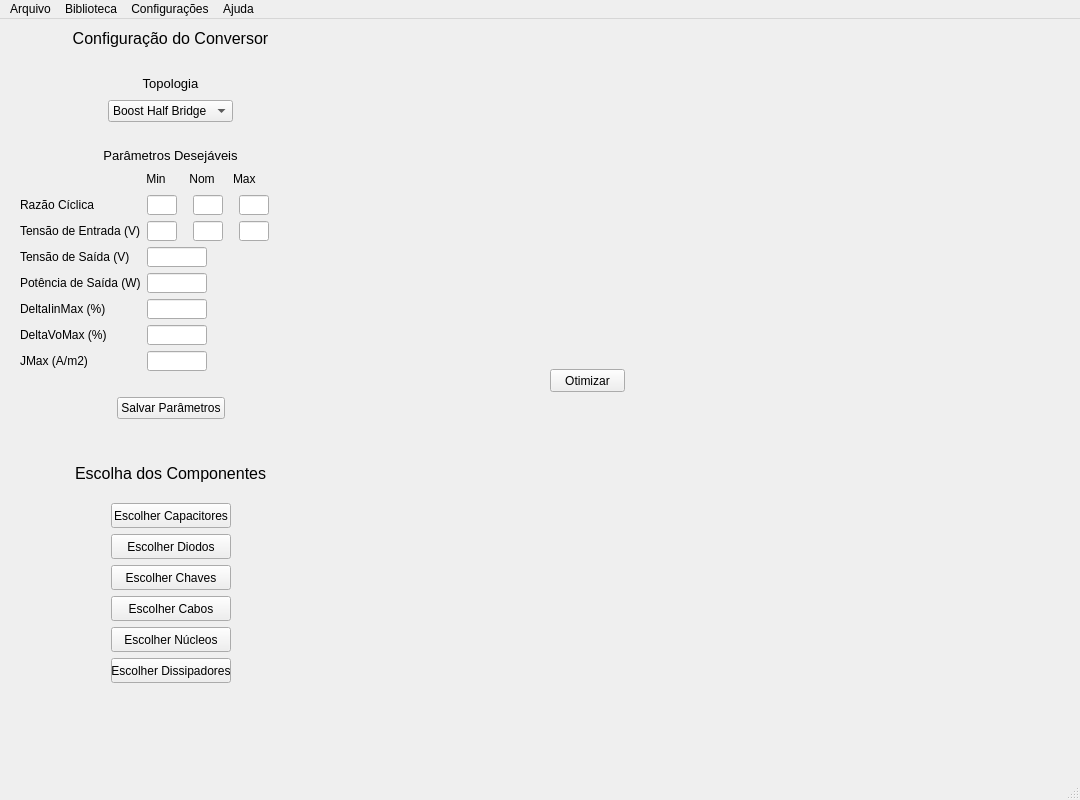
<?xml version="1.0" encoding="UTF-8"?>
<ui version="4.0">
 <author>Carlos Bonifácio</author>
 <class>MainWindow</class>
 <widget class="QMainWindow" name="MainWindow">
  <property name="geometry">
   <rect>
    <x>0</x>
    <y>0</y>
    <width>1080</width>
    <height>800</height>
   </rect>
  </property>
  <property name="sizePolicy">
   <sizepolicy hsizetype="Expanding" vsizetype="Expanding">
    <horstretch>0</horstretch>
    <verstretch>0</verstretch>
   </sizepolicy>
  </property>
  <property name="minimumSize">
   <size>
    <width>1080</width>
    <height>800</height>
   </size>
  </property>
  <property name="windowTitle">
   <string>MainWindow</string>
  </property>
  <widget class="QWidget" name="centralwidget">
   <property name="minimumSize">
    <size>
     <width>1080</width>
     <height>1080</height>
    </size>
   </property>
   <property name="maximumSize">
    <size>
     <width>1080</width>
     <height>1080</height>
    </size>
   </property>
   <widget class="MplWidget" name="graphWidget" native="true">
    <property name="geometry">
     <rect>
      <x>410</x>
      <y>390</y>
      <width>360</width>
      <height>280</height>
     </rect>
    </property>
    <property name="minimumSize">
     <size>
      <width>360</width>
      <height>280</height>
     </size>
    </property>
   </widget>
   <widget class="QWidget" name="layoutWidget">
    <property name="geometry">
     <rect>
      <x>20</x>
      <y>10</y>
      <width>301</width>
      <height>693</height>
     </rect>
    </property>
    <layout class="QVBoxLayout" name="verticalLayout">
     <item>
      <widget class="QLabel" name="label_ConfiguracoesDoOtimizador_2">
       <property name="text">
        <string>&lt;html&gt;&lt;head/&gt;&lt;body&gt;&lt;p&gt;&lt;span style=&quot; font-size:12pt;&quot;&gt;Configuração do Conversor&lt;/span&gt;&lt;/p&gt;&lt;/body&gt;&lt;/html&gt;</string>
       </property>
       <property name="alignment">
        <set>Qt::AlignCenter</set>
       </property>
      </widget>
     </item>
     <item>
      <spacer name="verticalSpacer_3">
       <property name="orientation">
        <enum>Qt::Vertical</enum>
       </property>
       <property name="sizeType">
        <enum>QSizePolicy::Fixed</enum>
       </property>
       <property name="sizeHint" stdset="0">
        <size>
         <width>20</width>
         <height>20</height>
        </size>
       </property>
      </spacer>
     </item>
     <item>
      <layout class="QVBoxLayout" name="verticalLayout_2">
       <item>
        <layout class="QHBoxLayout" name="horizontalLayout_10">
         <item>
          <spacer name="horizontalSpacer_11">
           <property name="orientation">
            <enum>Qt::Horizontal</enum>
           </property>
           <property name="sizeHint" stdset="0">
            <size>
             <width>40</width>
             <height>20</height>
            </size>
           </property>
          </spacer>
         </item>
         <item>
          <widget class="QLabel" name="label_Topologia">
           <property name="text">
            <string>&lt;html&gt;&lt;head/&gt;&lt;body&gt;&lt;p align=&quot;center&quot;&gt;&lt;span style=&quot; font-size:10pt;&quot;&gt;Topologia&lt;/span&gt;&lt;/p&gt;&lt;/body&gt;&lt;/html&gt;</string>
           </property>
          </widget>
         </item>
         <item>
          <spacer name="horizontalSpacer_12">
           <property name="orientation">
            <enum>Qt::Horizontal</enum>
           </property>
           <property name="sizeHint" stdset="0">
            <size>
             <width>40</width>
             <height>20</height>
            </size>
           </property>
          </spacer>
         </item>
        </layout>
       </item>
       <item>
        <layout class="QHBoxLayout" name="horizontalLayout_11">
         <item>
          <spacer name="horizontalSpacer_9">
           <property name="orientation">
            <enum>Qt::Horizontal</enum>
           </property>
           <property name="sizeHint" stdset="0">
            <size>
             <width>40</width>
             <height>20</height>
            </size>
           </property>
          </spacer>
         </item>
         <item>
          <widget class="QComboBox" name="comboBox">
           <item>
            <property name="text">
             <string>Boost Half Bridge</string>
            </property>
           </item>
          </widget>
         </item>
         <item>
          <spacer name="horizontalSpacer_10">
           <property name="orientation">
            <enum>Qt::Horizontal</enum>
           </property>
           <property name="sizeHint" stdset="0">
            <size>
             <width>40</width>
             <height>20</height>
            </size>
           </property>
          </spacer>
         </item>
        </layout>
       </item>
      </layout>
     </item>
     <item>
      <spacer name="verticalSpacer">
       <property name="orientation">
        <enum>Qt::Vertical</enum>
       </property>
       <property name="sizeType">
        <enum>QSizePolicy::Fixed</enum>
       </property>
       <property name="sizeHint" stdset="0">
        <size>
         <width>20</width>
         <height>20</height>
        </size>
       </property>
      </spacer>
     </item>
     <item>
      <widget class="QLabel" name="label_ConfiguracoesDoOtimizador_3">
       <property name="text">
        <string>&lt;html&gt;&lt;head/&gt;&lt;body&gt;&lt;p align=&quot;center&quot;&gt;&lt;span style=&quot; font-size:10pt;&quot;&gt;Parâmetros Desejáveis&lt;/span&gt;&lt;/p&gt;&lt;/body&gt;&lt;/html&gt;</string>
       </property>
       <property name="alignment">
        <set>Qt::AlignCenter</set>
       </property>
      </widget>
     </item>
     <item>
      <layout class="QHBoxLayout" name="horizontalLayout_8">
       <item>
        <spacer name="horizontalSpacer_6">
         <property name="orientation">
          <enum>Qt::Horizontal</enum>
         </property>
         <property name="sizeType">
          <enum>QSizePolicy::Fixed</enum>
         </property>
         <property name="sizeHint" stdset="0">
          <size>
           <width>121</width>
           <height>10</height>
          </size>
         </property>
        </spacer>
       </item>
       <item>
        <widget class="QLabel" name="label">
         <property name="minimumSize">
          <size>
           <width>30</width>
           <height>10</height>
          </size>
         </property>
         <property name="maximumSize">
          <size>
           <width>16777215</width>
           <height>20</height>
          </size>
         </property>
         <property name="contextMenuPolicy">
          <enum>Qt::NoContextMenu</enum>
         </property>
         <property name="acceptDrops">
          <bool>false</bool>
         </property>
         <property name="text">
          <string>Min</string>
         </property>
         <property name="alignment">
          <set>Qt::AlignCenter</set>
         </property>
        </widget>
       </item>
       <item>
        <spacer name="horizontalSpacer_20">
         <property name="orientation">
          <enum>Qt::Horizontal</enum>
         </property>
         <property name="sizeType">
          <enum>QSizePolicy::Fixed</enum>
         </property>
         <property name="sizeHint" stdset="0">
          <size>
           <width>10</width>
           <height>20</height>
          </size>
         </property>
        </spacer>
       </item>
       <item>
        <widget class="QLabel" name="label_2">
         <property name="minimumSize">
          <size>
           <width>30</width>
           <height>10</height>
          </size>
         </property>
         <property name="maximumSize">
          <size>
           <width>30</width>
           <height>20</height>
          </size>
         </property>
         <property name="text">
          <string>Nom</string>
         </property>
         <property name="alignment">
          <set>Qt::AlignCenter</set>
         </property>
        </widget>
       </item>
       <item>
        <spacer name="horizontalSpacer_21">
         <property name="orientation">
          <enum>Qt::Horizontal</enum>
         </property>
         <property name="sizeType">
          <enum>QSizePolicy::Fixed</enum>
         </property>
         <property name="sizeHint" stdset="0">
          <size>
           <width>10</width>
           <height>20</height>
          </size>
         </property>
        </spacer>
       </item>
       <item>
        <widget class="QLabel" name="label_3">
         <property name="minimumSize">
          <size>
           <width>30</width>
           <height>10</height>
          </size>
         </property>
         <property name="maximumSize">
          <size>
           <width>30</width>
           <height>20</height>
          </size>
         </property>
         <property name="text">
          <string>Max</string>
         </property>
         <property name="alignment">
          <set>Qt::AlignLeading|Qt::AlignLeft|Qt::AlignVCenter</set>
         </property>
        </widget>
       </item>
       <item>
        <spacer name="horizontalSpacer_15">
         <property name="orientation">
          <enum>Qt::Horizontal</enum>
         </property>
         <property name="sizeHint" stdset="0">
          <size>
           <width>20</width>
           <height>20</height>
          </size>
         </property>
        </spacer>
       </item>
      </layout>
     </item>
     <item>
      <layout class="QHBoxLayout" name="horizontalLayout_2">
       <item>
        <widget class="QLabel" name="label_Vin_2">
         <property name="sizePolicy">
          <sizepolicy hsizetype="Fixed" vsizetype="Fixed">
           <horstretch>0</horstretch>
           <verstretch>0</verstretch>
          </sizepolicy>
         </property>
         <property name="minimumSize">
          <size>
           <width>121</width>
           <height>20</height>
          </size>
         </property>
         <property name="maximumSize">
          <size>
           <width>121</width>
           <height>20</height>
          </size>
         </property>
         <property name="text">
          <string>Razão Cíclica</string>
         </property>
        </widget>
       </item>
       <item>
        <widget class="QLineEdit" name="input_Dmin">
         <property name="minimumSize">
          <size>
           <width>30</width>
           <height>20</height>
          </size>
         </property>
         <property name="maximumSize">
          <size>
           <width>30</width>
           <height>20</height>
          </size>
         </property>
        </widget>
       </item>
       <item>
        <spacer name="horizontalSpacer_16">
         <property name="orientation">
          <enum>Qt::Horizontal</enum>
         </property>
         <property name="sizeType">
          <enum>QSizePolicy::Fixed</enum>
         </property>
         <property name="sizeHint" stdset="0">
          <size>
           <width>10</width>
           <height>20</height>
          </size>
         </property>
        </spacer>
       </item>
       <item>
        <widget class="QLineEdit" name="input_D">
         <property name="minimumSize">
          <size>
           <width>30</width>
           <height>20</height>
          </size>
         </property>
         <property name="maximumSize">
          <size>
           <width>30</width>
           <height>20</height>
          </size>
         </property>
        </widget>
       </item>
       <item>
        <spacer name="horizontalSpacer_17">
         <property name="orientation">
          <enum>Qt::Horizontal</enum>
         </property>
         <property name="sizeType">
          <enum>QSizePolicy::Fixed</enum>
         </property>
         <property name="sizeHint" stdset="0">
          <size>
           <width>10</width>
           <height>20</height>
          </size>
         </property>
        </spacer>
       </item>
       <item>
        <widget class="QLineEdit" name="input_Dmax">
         <property name="minimumSize">
          <size>
           <width>30</width>
           <height>20</height>
          </size>
         </property>
         <property name="maximumSize">
          <size>
           <width>30</width>
           <height>20</height>
          </size>
         </property>
        </widget>
       </item>
       <item>
        <spacer name="horizontalSpacer_14">
         <property name="orientation">
          <enum>Qt::Horizontal</enum>
         </property>
         <property name="sizeHint" stdset="0">
          <size>
           <width>40</width>
           <height>20</height>
          </size>
         </property>
        </spacer>
       </item>
      </layout>
     </item>
     <item>
      <layout class="QHBoxLayout" name="horizontalLayout">
       <item>
        <widget class="QLabel" name="label_Vin">
         <property name="sizePolicy">
          <sizepolicy hsizetype="Fixed" vsizetype="Fixed">
           <horstretch>0</horstretch>
           <verstretch>0</verstretch>
          </sizepolicy>
         </property>
         <property name="minimumSize">
          <size>
           <width>121</width>
           <height>20</height>
          </size>
         </property>
         <property name="maximumSize">
          <size>
           <width>121</width>
           <height>20</height>
          </size>
         </property>
         <property name="text">
          <string>Tensão de Entrada (V)</string>
         </property>
        </widget>
       </item>
       <item>
        <widget class="QLineEdit" name="input_VinMin">
         <property name="minimumSize">
          <size>
           <width>30</width>
           <height>20</height>
          </size>
         </property>
         <property name="maximumSize">
          <size>
           <width>30</width>
           <height>20</height>
          </size>
         </property>
        </widget>
       </item>
       <item>
        <spacer name="horizontalSpacer_18">
         <property name="orientation">
          <enum>Qt::Horizontal</enum>
         </property>
         <property name="sizeType">
          <enum>QSizePolicy::Fixed</enum>
         </property>
         <property name="sizeHint" stdset="0">
          <size>
           <width>10</width>
           <height>20</height>
          </size>
         </property>
        </spacer>
       </item>
       <item>
        <widget class="QLineEdit" name="input_Vin">
         <property name="minimumSize">
          <size>
           <width>30</width>
           <height>20</height>
          </size>
         </property>
         <property name="maximumSize">
          <size>
           <width>30</width>
           <height>20</height>
          </size>
         </property>
        </widget>
       </item>
       <item>
        <spacer name="horizontalSpacer_19">
         <property name="orientation">
          <enum>Qt::Horizontal</enum>
         </property>
         <property name="sizeType">
          <enum>QSizePolicy::Fixed</enum>
         </property>
         <property name="sizeHint" stdset="0">
          <size>
           <width>10</width>
           <height>20</height>
          </size>
         </property>
        </spacer>
       </item>
       <item>
        <widget class="QLineEdit" name="input_VinMax">
         <property name="minimumSize">
          <size>
           <width>30</width>
           <height>20</height>
          </size>
         </property>
         <property name="maximumSize">
          <size>
           <width>30</width>
           <height>20</height>
          </size>
         </property>
        </widget>
       </item>
       <item>
        <spacer name="horizontalSpacer_13">
         <property name="orientation">
          <enum>Qt::Horizontal</enum>
         </property>
         <property name="sizeHint" stdset="0">
          <size>
           <width>40</width>
           <height>20</height>
          </size>
         </property>
        </spacer>
       </item>
      </layout>
     </item>
     <item>
      <layout class="QHBoxLayout" name="horizontalLayout_3">
       <item>
        <widget class="QLabel" name="label_Vo">
         <property name="sizePolicy">
          <sizepolicy hsizetype="Fixed" vsizetype="Fixed">
           <horstretch>0</horstretch>
           <verstretch>0</verstretch>
          </sizepolicy>
         </property>
         <property name="minimumSize">
          <size>
           <width>121</width>
           <height>20</height>
          </size>
         </property>
         <property name="maximumSize">
          <size>
           <width>121</width>
           <height>20</height>
          </size>
         </property>
         <property name="text">
          <string>Tensão de Saída (V)</string>
         </property>
        </widget>
       </item>
       <item>
        <widget class="QLineEdit" name="input_Vo">
         <property name="maximumSize">
          <size>
           <width>60</width>
           <height>20</height>
          </size>
         </property>
        </widget>
       </item>
       <item>
        <spacer name="horizontalSpacer">
         <property name="orientation">
          <enum>Qt::Horizontal</enum>
         </property>
         <property name="sizeHint" stdset="0">
          <size>
           <width>40</width>
           <height>20</height>
          </size>
         </property>
        </spacer>
       </item>
      </layout>
     </item>
     <item>
      <layout class="QHBoxLayout" name="horizontalLayout_4">
       <item>
        <widget class="QLabel" name="label_Vo_2">
         <property name="sizePolicy">
          <sizepolicy hsizetype="Fixed" vsizetype="Fixed">
           <horstretch>0</horstretch>
           <verstretch>0</verstretch>
          </sizepolicy>
         </property>
         <property name="minimumSize">
          <size>
           <width>121</width>
           <height>20</height>
          </size>
         </property>
         <property name="maximumSize">
          <size>
           <width>121</width>
           <height>20</height>
          </size>
         </property>
         <property name="text">
          <string>Potência de Saída (W)</string>
         </property>
        </widget>
       </item>
       <item>
        <widget class="QLineEdit" name="input_Po">
         <property name="maximumSize">
          <size>
           <width>60</width>
           <height>20</height>
          </size>
         </property>
        </widget>
       </item>
       <item>
        <spacer name="horizontalSpacer_2">
         <property name="orientation">
          <enum>Qt::Horizontal</enum>
         </property>
         <property name="sizeHint" stdset="0">
          <size>
           <width>40</width>
           <height>20</height>
          </size>
         </property>
        </spacer>
       </item>
      </layout>
     </item>
     <item>
      <layout class="QHBoxLayout" name="horizontalLayout_5">
       <item>
        <widget class="QLabel" name="label_DeltaIin">
         <property name="sizePolicy">
          <sizepolicy hsizetype="Fixed" vsizetype="Fixed">
           <horstretch>0</horstretch>
           <verstretch>0</verstretch>
          </sizepolicy>
         </property>
         <property name="minimumSize">
          <size>
           <width>121</width>
           <height>20</height>
          </size>
         </property>
         <property name="maximumSize">
          <size>
           <width>121</width>
           <height>20</height>
          </size>
         </property>
         <property name="text">
          <string>DeltaIinMax (%)</string>
         </property>
        </widget>
       </item>
       <item>
        <widget class="QLineEdit" name="input_DeltaIin">
         <property name="maximumSize">
          <size>
           <width>60</width>
           <height>20</height>
          </size>
         </property>
        </widget>
       </item>
       <item>
        <spacer name="horizontalSpacer_3">
         <property name="orientation">
          <enum>Qt::Horizontal</enum>
         </property>
         <property name="sizeHint" stdset="0">
          <size>
           <width>40</width>
           <height>20</height>
          </size>
         </property>
        </spacer>
       </item>
      </layout>
     </item>
     <item>
      <layout class="QHBoxLayout" name="horizontalLayout_6">
       <item>
        <widget class="QLabel" name="label_DeltaVo">
         <property name="sizePolicy">
          <sizepolicy hsizetype="Fixed" vsizetype="Fixed">
           <horstretch>0</horstretch>
           <verstretch>0</verstretch>
          </sizepolicy>
         </property>
         <property name="minimumSize">
          <size>
           <width>121</width>
           <height>20</height>
          </size>
         </property>
         <property name="maximumSize">
          <size>
           <width>121</width>
           <height>20</height>
          </size>
         </property>
         <property name="text">
          <string>DeltaVoMax (%)</string>
         </property>
        </widget>
       </item>
       <item>
        <widget class="QLineEdit" name="input_DeltaVo">
         <property name="maximumSize">
          <size>
           <width>60</width>
           <height>20</height>
          </size>
         </property>
        </widget>
       </item>
       <item>
        <spacer name="horizontalSpacer_4">
         <property name="orientation">
          <enum>Qt::Horizontal</enum>
         </property>
         <property name="sizeHint" stdset="0">
          <size>
           <width>40</width>
           <height>20</height>
          </size>
         </property>
        </spacer>
       </item>
      </layout>
     </item>
     <item>
      <layout class="QHBoxLayout" name="horizontalLayout_7">
       <item>
        <widget class="QLabel" name="label_JMax">
         <property name="sizePolicy">
          <sizepolicy hsizetype="Fixed" vsizetype="Fixed">
           <horstretch>0</horstretch>
           <verstretch>0</verstretch>
          </sizepolicy>
         </property>
         <property name="minimumSize">
          <size>
           <width>121</width>
           <height>20</height>
          </size>
         </property>
         <property name="maximumSize">
          <size>
           <width>121</width>
           <height>20</height>
          </size>
         </property>
         <property name="text">
          <string>JMax (A/m2)</string>
         </property>
        </widget>
       </item>
       <item>
        <widget class="QLineEdit" name="input_JMax">
         <property name="maximumSize">
          <size>
           <width>60</width>
           <height>20</height>
          </size>
         </property>
        </widget>
       </item>
       <item>
        <spacer name="horizontalSpacer_5">
         <property name="orientation">
          <enum>Qt::Horizontal</enum>
         </property>
         <property name="sizeHint" stdset="0">
          <size>
           <width>40</width>
           <height>20</height>
          </size>
         </property>
        </spacer>
       </item>
      </layout>
     </item>
     <item>
      <spacer name="verticalSpacer_2">
       <property name="orientation">
        <enum>Qt::Vertical</enum>
       </property>
       <property name="sizeType">
        <enum>QSizePolicy::Fixed</enum>
       </property>
       <property name="sizeHint" stdset="0">
        <size>
         <width>20</width>
         <height>20</height>
        </size>
       </property>
      </spacer>
     </item>
     <item>
      <layout class="QHBoxLayout" name="horizontalLayout_9">
       <item>
        <spacer name="horizontalSpacer_7">
         <property name="orientation">
          <enum>Qt::Horizontal</enum>
         </property>
         <property name="sizeHint" stdset="0">
          <size>
           <width>40</width>
           <height>20</height>
          </size>
         </property>
        </spacer>
       </item>
       <item>
        <widget class="QPushButton" name="pushButtonCreateConverter">
         <property name="text">
          <string>Salvar Parâmetros</string>
         </property>
        </widget>
       </item>
       <item>
        <spacer name="horizontalSpacer_8">
         <property name="orientation">
          <enum>Qt::Horizontal</enum>
         </property>
         <property name="sizeHint" stdset="0">
          <size>
           <width>40</width>
           <height>20</height>
          </size>
         </property>
        </spacer>
       </item>
      </layout>
     </item>
     <item>
      <spacer name="verticalSpacer_6">
       <property name="orientation">
        <enum>Qt::Vertical</enum>
       </property>
       <property name="sizeHint" stdset="0">
        <size>
         <width>20</width>
         <height>40</height>
        </size>
       </property>
      </spacer>
     </item>
     <item>
      <layout class="QVBoxLayout" name="verticalLayout_3">
       <item>
        <layout class="QHBoxLayout" name="horizontalLayout_12">
         <item>
          <spacer name="horizontalSpacer_25">
           <property name="orientation">
            <enum>Qt::Horizontal</enum>
           </property>
           <property name="sizeHint" stdset="0">
            <size>
             <width>40</width>
             <height>20</height>
            </size>
           </property>
          </spacer>
         </item>
         <item>
          <widget class="QLabel" name="label_ConfiguracoesDoOtimizador">
           <property name="text">
            <string>&lt;html&gt;&lt;head/&gt;&lt;body&gt;&lt;p&gt;&lt;span style=&quot; font-size:12pt;&quot;&gt;Escolha dos Componentes&lt;/span&gt;&lt;/p&gt;&lt;/body&gt;&lt;/html&gt;</string>
           </property>
          </widget>
         </item>
         <item>
          <spacer name="horizontalSpacer_26">
           <property name="orientation">
            <enum>Qt::Horizontal</enum>
           </property>
           <property name="sizeHint" stdset="0">
            <size>
             <width>40</width>
             <height>20</height>
            </size>
           </property>
          </spacer>
         </item>
        </layout>
       </item>
       <item>
        <spacer name="verticalSpacer_4">
         <property name="orientation">
          <enum>Qt::Vertical</enum>
         </property>
         <property name="sizeType">
          <enum>QSizePolicy::Fixed</enum>
         </property>
         <property name="sizeHint" stdset="0">
          <size>
           <width>20</width>
           <height>13</height>
          </size>
         </property>
        </spacer>
       </item>
       <item>
        <layout class="QHBoxLayout" name="horizontalLayout_13">
         <item>
          <spacer name="horizontalSpacer_22">
           <property name="orientation">
            <enum>Qt::Horizontal</enum>
           </property>
           <property name="sizeHint" stdset="0">
            <size>
             <width>40</width>
             <height>20</height>
            </size>
           </property>
          </spacer>
         </item>
         <item>
          <widget class="QPushButton" name="pushButtonCapSel">
           <property name="sizePolicy">
            <sizepolicy hsizetype="Fixed" vsizetype="Fixed">
             <horstretch>0</horstretch>
             <verstretch>0</verstretch>
            </sizepolicy>
           </property>
           <property name="minimumSize">
            <size>
             <width>120</width>
             <height>25</height>
            </size>
           </property>
           <property name="maximumSize">
            <size>
             <width>120</width>
             <height>25</height>
            </size>
           </property>
           <property name="text">
            <string>Escolher Capacitores</string>
           </property>
          </widget>
         </item>
         <item>
          <spacer name="horizontalSpacer_23">
           <property name="orientation">
            <enum>Qt::Horizontal</enum>
           </property>
           <property name="sizeHint" stdset="0">
            <size>
             <width>40</width>
             <height>20</height>
            </size>
           </property>
          </spacer>
         </item>
        </layout>
       </item>
       <item>
        <layout class="QHBoxLayout" name="horizontalLayout_14">
         <item>
          <spacer name="horizontalSpacer_24">
           <property name="orientation">
            <enum>Qt::Horizontal</enum>
           </property>
           <property name="sizeHint" stdset="0">
            <size>
             <width>40</width>
             <height>20</height>
            </size>
           </property>
          </spacer>
         </item>
         <item>
          <widget class="QPushButton" name="pushButtonDiodeSel">
           <property name="sizePolicy">
            <sizepolicy hsizetype="Fixed" vsizetype="Fixed">
             <horstretch>0</horstretch>
             <verstretch>0</verstretch>
            </sizepolicy>
           </property>
           <property name="minimumSize">
            <size>
             <width>120</width>
             <height>25</height>
            </size>
           </property>
           <property name="maximumSize">
            <size>
             <width>120</width>
             <height>25</height>
            </size>
           </property>
           <property name="text">
            <string>Escolher Diodos</string>
           </property>
          </widget>
         </item>
         <item>
          <spacer name="horizontalSpacer_27">
           <property name="orientation">
            <enum>Qt::Horizontal</enum>
           </property>
           <property name="sizeHint" stdset="0">
            <size>
             <width>40</width>
             <height>20</height>
            </size>
           </property>
          </spacer>
         </item>
        </layout>
       </item>
       <item>
        <layout class="QHBoxLayout" name="horizontalLayout_15">
         <item>
          <spacer name="horizontalSpacer_28">
           <property name="orientation">
            <enum>Qt::Horizontal</enum>
           </property>
           <property name="sizeHint" stdset="0">
            <size>
             <width>40</width>
             <height>20</height>
            </size>
           </property>
          </spacer>
         </item>
         <item>
          <widget class="QPushButton" name="pushButtonSwitchSel">
           <property name="sizePolicy">
            <sizepolicy hsizetype="Fixed" vsizetype="Fixed">
             <horstretch>0</horstretch>
             <verstretch>0</verstretch>
            </sizepolicy>
           </property>
           <property name="minimumSize">
            <size>
             <width>120</width>
             <height>25</height>
            </size>
           </property>
           <property name="maximumSize">
            <size>
             <width>120</width>
             <height>25</height>
            </size>
           </property>
           <property name="text">
            <string>Escolher Chaves</string>
           </property>
          </widget>
         </item>
         <item>
          <spacer name="horizontalSpacer_29">
           <property name="orientation">
            <enum>Qt::Horizontal</enum>
           </property>
           <property name="sizeHint" stdset="0">
            <size>
             <width>40</width>
             <height>20</height>
            </size>
           </property>
          </spacer>
         </item>
        </layout>
       </item>
       <item>
        <layout class="QHBoxLayout" name="horizontalLayout_16">
         <item>
          <spacer name="horizontalSpacer_30">
           <property name="orientation">
            <enum>Qt::Horizontal</enum>
           </property>
           <property name="sizeHint" stdset="0">
            <size>
             <width>40</width>
             <height>20</height>
            </size>
           </property>
          </spacer>
         </item>
         <item>
          <widget class="QPushButton" name="pushButtonCableSel">
           <property name="sizePolicy">
            <sizepolicy hsizetype="Fixed" vsizetype="Fixed">
             <horstretch>0</horstretch>
             <verstretch>0</verstretch>
            </sizepolicy>
           </property>
           <property name="minimumSize">
            <size>
             <width>120</width>
             <height>25</height>
            </size>
           </property>
           <property name="maximumSize">
            <size>
             <width>120</width>
             <height>25</height>
            </size>
           </property>
           <property name="text">
            <string>Escolher Cabos</string>
           </property>
          </widget>
         </item>
         <item>
          <spacer name="horizontalSpacer_31">
           <property name="orientation">
            <enum>Qt::Horizontal</enum>
           </property>
           <property name="sizeHint" stdset="0">
            <size>
             <width>40</width>
             <height>20</height>
            </size>
           </property>
          </spacer>
         </item>
        </layout>
       </item>
       <item>
        <layout class="QHBoxLayout" name="horizontalLayout_17">
         <item>
          <spacer name="horizontalSpacer_32">
           <property name="orientation">
            <enum>Qt::Horizontal</enum>
           </property>
           <property name="sizeHint" stdset="0">
            <size>
             <width>40</width>
             <height>20</height>
            </size>
           </property>
          </spacer>
         </item>
         <item>
          <widget class="QPushButton" name="pushButtonCoreSel">
           <property name="sizePolicy">
            <sizepolicy hsizetype="Fixed" vsizetype="Fixed">
             <horstretch>0</horstretch>
             <verstretch>0</verstretch>
            </sizepolicy>
           </property>
           <property name="minimumSize">
            <size>
             <width>120</width>
             <height>25</height>
            </size>
           </property>
           <property name="maximumSize">
            <size>
             <width>120</width>
             <height>25</height>
            </size>
           </property>
           <property name="text">
            <string>Escolher Núcleos</string>
           </property>
          </widget>
         </item>
         <item>
          <spacer name="horizontalSpacer_33">
           <property name="orientation">
            <enum>Qt::Horizontal</enum>
           </property>
           <property name="sizeHint" stdset="0">
            <size>
             <width>40</width>
             <height>20</height>
            </size>
           </property>
          </spacer>
         </item>
        </layout>
       </item>
       <item>
        <layout class="QHBoxLayout" name="horizontalLayout_18">
         <item>
          <spacer name="horizontalSpacer_34">
           <property name="orientation">
            <enum>Qt::Horizontal</enum>
           </property>
           <property name="sizeHint" stdset="0">
            <size>
             <width>40</width>
             <height>20</height>
            </size>
           </property>
          </spacer>
         </item>
         <item>
          <widget class="QPushButton" name="pushButtonDissSel">
           <property name="sizePolicy">
            <sizepolicy hsizetype="Fixed" vsizetype="Fixed">
             <horstretch>0</horstretch>
             <verstretch>0</verstretch>
            </sizepolicy>
           </property>
           <property name="minimumSize">
            <size>
             <width>120</width>
             <height>25</height>
            </size>
           </property>
           <property name="maximumSize">
            <size>
             <width>120</width>
             <height>25</height>
            </size>
           </property>
           <property name="text">
            <string>Escolher Dissipadores</string>
           </property>
          </widget>
         </item>
         <item>
          <spacer name="horizontalSpacer_35">
           <property name="orientation">
            <enum>Qt::Horizontal</enum>
           </property>
           <property name="sizeHint" stdset="0">
            <size>
             <width>40</width>
             <height>20</height>
            </size>
           </property>
          </spacer>
         </item>
        </layout>
       </item>
       <item>
        <spacer name="verticalSpacer_5">
         <property name="orientation">
          <enum>Qt::Vertical</enum>
         </property>
         <property name="sizeHint" stdset="0">
          <size>
           <width>20</width>
           <height>40</height>
          </size>
         </property>
        </spacer>
       </item>
      </layout>
     </item>
    </layout>
   </widget>
   <widget class="QPushButton" name="optimize_button">
    <property name="geometry">
     <rect>
      <x>550</x>
      <y>350</y>
      <width>75</width>
      <height>23</height>
     </rect>
    </property>
    <property name="text">
     <string>Otimizar</string>
    </property>
   </widget>
   <widget class="QLabel" name="label_4">
    <property name="geometry">
     <rect>
      <x>350</x>
      <y>20</y>
      <width>521</width>
      <height>211</height>
     </rect>
    </property>
    <property name="autoFillBackground">
     <bool>false</bool>
    </property>
    <property name="text">
     <string/>
    </property>
    <property name="pixmap">
     <pixmap>../../UDESC/2020 - Corona Vírus/Relatório 6 - Boost Bridgeless/Boost Half Bridge.png</pixmap>
    </property>
   </widget>
  </widget>
  <widget class="QMenuBar" name="menubar">
   <property name="geometry">
    <rect>
     <x>0</x>
     <y>0</y>
     <width>1080</width>
     <height>21</height>
    </rect>
   </property>
   <widget class="QMenu" name="menuIn_cio">
    <property name="title">
     <string>Arquivo</string>
    </property>
    <addaction name="actionNew"/>
    <addaction name="actionOpen"/>
    <addaction name="actionSave"/>
   </widget>
   <widget class="QMenu" name="menuBiblioteca">
    <property name="title">
     <string>Biblioteca</string>
    </property>
    <widget class="QMenu" name="menuAdd_Component">
     <property name="title">
      <string>Adicionar Componente</string>
     </property>
     <addaction name="actionSwitch"/>
     <addaction name="actionDiode"/>
     <addaction name="actionCapacitor"/>
     <addaction name="actionCabl"/>
     <addaction name="actionMagnetic_Core"/>
     <addaction name="actionTransformador"/>
     <addaction name="actionIndutor"/>
    </widget>
    <addaction name="menuAdd_Component"/>
    <addaction name="actionCarregar_Arquivo"/>
   </widget>
   <widget class="QMenu" name="menuSettings">
    <property name="title">
     <string>Configurações</string>
    </property>
    <addaction name="actionOtimizador"/>
    <addaction name="actionSecurityConfig"/>
   </widget>
   <widget class="QMenu" name="menuAjuda">
    <property name="title">
     <string>Ajuda</string>
    </property>
    <addaction name="actionComo_funciona_o_otimizador"/>
    <addaction name="actionComo_utilizar_o_otimizador"/>
   </widget>
   <addaction name="menuIn_cio"/>
   <addaction name="menuBiblioteca"/>
   <addaction name="menuSettings"/>
   <addaction name="menuAjuda"/>
  </widget>
  <widget class="QStatusBar" name="statusbar"/>
  <action name="actionNew">
   <property name="text">
    <string>Criar nova otimização</string>
   </property>
   <property name="shortcut">
    <string>Ctrl+N</string>
   </property>
  </action>
  <action name="actionOpen">
   <property name="text">
    <string>Carregar parâmetros</string>
   </property>
   <property name="shortcut">
    <string>Ctrl+O</string>
   </property>
  </action>
  <action name="actionSave">
   <property name="text">
    <string>Salvar parâmetros</string>
   </property>
   <property name="shortcut">
    <string>Ctrl+S</string>
   </property>
  </action>
  <action name="actionSwitch">
   <property name="text">
    <string>Switch</string>
   </property>
  </action>
  <action name="actionDiode">
   <property name="text">
    <string>Diode</string>
   </property>
  </action>
  <action name="actionCapacitor">
   <property name="text">
    <string>Capacitor</string>
   </property>
  </action>
  <action name="actionCabl">
   <property name="text">
    <string>Fio</string>
   </property>
  </action>
  <action name="actionMagnetic_Core">
   <property name="text">
    <string>Núcleo Magnético</string>
   </property>
  </action>
  <action name="actionOtimizador">
   <property name="text">
    <string>Otimizador</string>
   </property>
  </action>
  <action name="actionSecurityConfig">
   <property name="text">
    <string>Fatores de Seguraça</string>
   </property>
  </action>
  <action name="actionTransformador">
   <property name="text">
    <string>Transformador</string>
   </property>
  </action>
  <action name="actionIndutor">
   <property name="text">
    <string>Indutor</string>
   </property>
  </action>
  <action name="actionComo_funciona_o_otimizador">
   <property name="text">
    <string>Como funciona o otimizador?</string>
   </property>
  </action>
  <action name="actionComo_utilizar_o_otimizador">
   <property name="text">
    <string>Como utilizar o otimizador?</string>
   </property>
  </action>
  <action name="actionCarregar_Arquivo">
   <property name="text">
    <string>Carregar Arquivo</string>
   </property>
  </action>
  <action name="actionComponentes">
   <property name="text">
    <string>Componentes</string>
   </property>
  </action>
 </widget>
 <customwidgets>
  <customwidget>
   <class>MplWidget</class>
   <extends>QWidget</extends>
   <header>mplwidget.h</header>
   <container>1</container>
  </customwidget>
 </customwidgets>
 <resources/>
 <connections/>
 <designerdata>
  <property name="gridDeltaX">
   <number>10</number>
  </property>
  <property name="gridDeltaY">
   <number>10</number>
  </property>
  <property name="gridSnapX">
   <bool>true</bool>
  </property>
  <property name="gridSnapY">
   <bool>true</bool>
  </property>
  <property name="gridVisible">
   <bool>true</bool>
  </property>
 </designerdata>
</ui>
